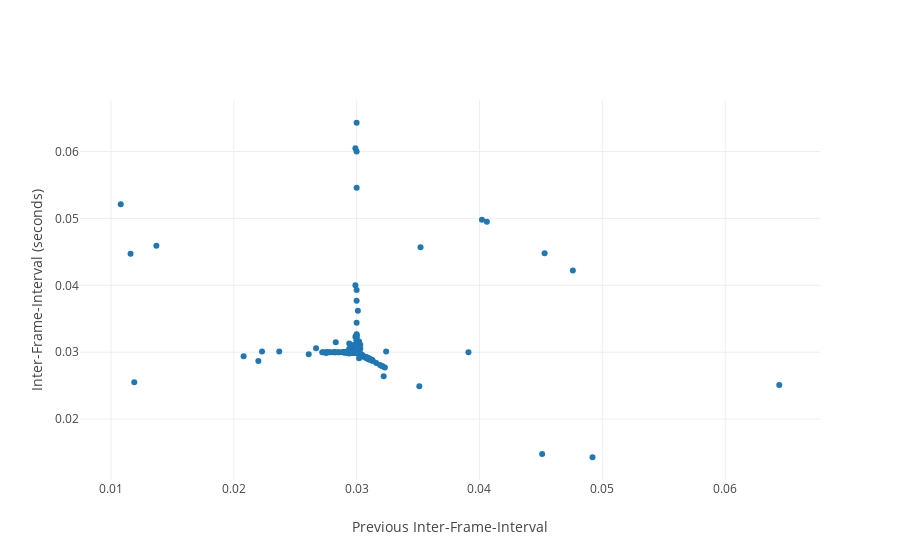

This figure's notebook cell:
### Markdown cell above
Now look at each frame interval versus the previous frame interval. In general, this is called a shot plot. The negative correlation here tells us long frame intervals (y-axis) are preceded by short frame intervals (x-axis). Conversly, short frame intervals (y-axis) are preceded by long frame intervals (x-axis). One interpretation of this is there is no correlation between the delays in successive intervals. A long interval, which is an error, is followed by a short interval whose frame is actually on time but the time since the last frame is shorter (because the previous frame was late). Put another way, this might tell us the errors in frame times are random.

### Code cell
print 'number of frame intervals = ', myFrameDiff.shape[0]

# this assumes we have an even number
interval0 = myFrameDiff[0::2]
interval1 = myFrameDiff[1::2]

fig = {
    'data': [{
        'x': interval0, 
        'y': interval1, 
        'text': '', 
        'mode': 'markers', 
        'name': ''
    }],
    'layout': {
        'xaxis': {'title': 'Previous Inter-Frame-Interval'},
        'yaxis': {'title': "Inter-Frame-Interval (seconds)"}
    }
}

iplot(fig, filename='pandas/multiple-scatter')

### Figure 1 — Plotly figure (JSON) as saved in the notebook; plotly's stock layout.template omitted (floating-point values rounded to 4 significant figures; data arrays with more than 128 entries replaced by an {"elided": "..."} marker saying what was removed)
{"data": [{"mode": "markers", "name": "", "text": "", "x": {"elided": "994 float values"}, "y": {"elided": "993 float values"}}], "layout": {"xaxis": {"title": "Previous Inter-Frame-Interval"}, "yaxis": {"title": "Inter-Frame-Interval (seconds)"}}}
